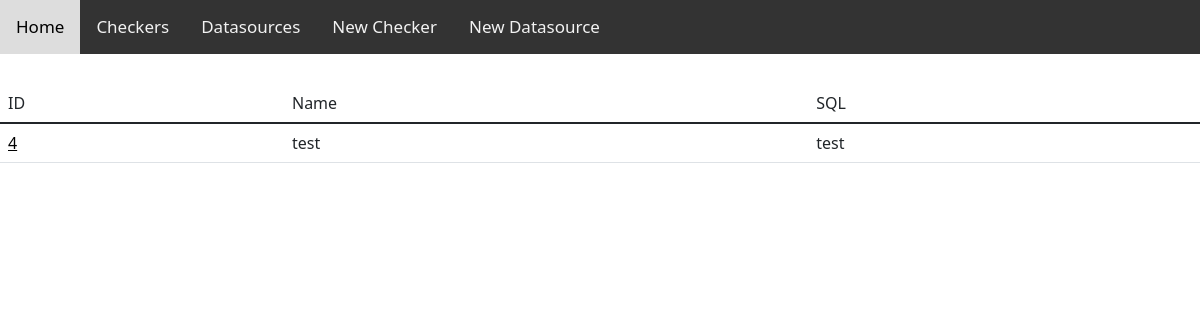
/datasources, run on an earlier commit of the app's database.
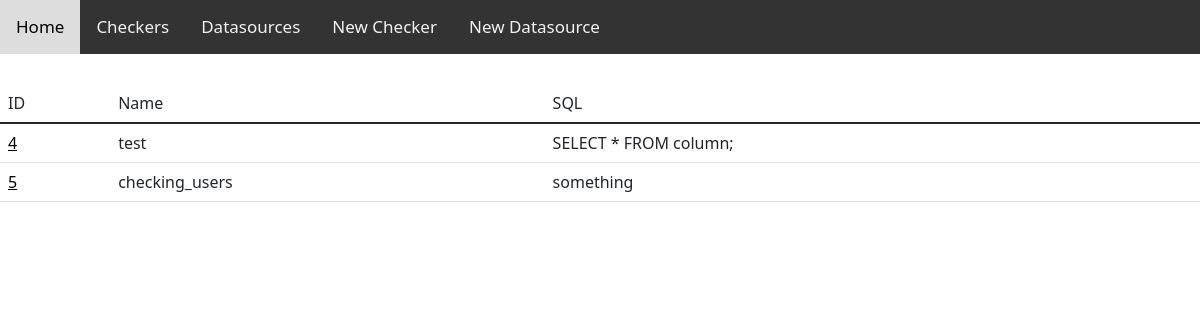
And on a later commit of the database.
### tables this page shows
CREATE TABLE DATASOURCE (id INTEGER primary key AUTOINCREMENT, name TEXT, code TEXT);

### front_end/server/app.py (the view)
@app.route("/datasources")
def datasources():
    db = sqlite3.connect(db_path)
    cur = db.cursor()
    cur.execute("SELECT name, code, id FROM datasource")
    datasources = cur.fetchall()
    return render_template("list_datasource.html", datasources=datasources)

### front_end/server/templates/list_datasource.html
<html>
<head>
    {% include 'header.html' %}
</head>
<body>
    {% include 'menu.html' %}
    <table class="table">
        <thead>
            <td>ID</td>
            <td>Name</td>
            <td>SQL</td>
        </thead>
        {% for ds in datasources %}
        <tr>
            <td><a href="/datasources/{{ds[2]}}">{{ds[2]}}</a></td>
            <td>{{ds[0]}}</td>
            <td>{{ds[1]}}</td>
        </tr>
        {% endfor %}
    </table>
</body>
</html>

What changed in the data, as far as the page shows it:
changed DATASOURCE "test": code "test" → "SELECT * FROM column;"
added DATASOURCE: id "5", name "checking_users", code "something"
